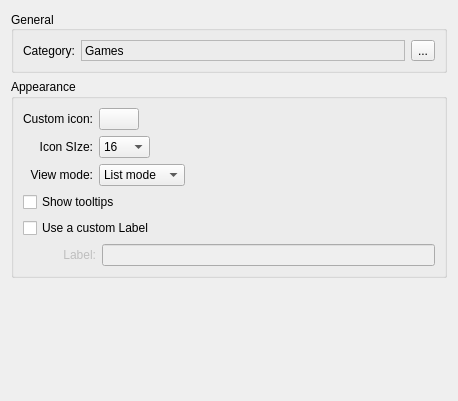
<ui version="4.0" >
 <class>QuickStarterConfig</class>
 <widget class="QWidget" name="QuickStarterConfig" >
  <property name="geometry" >
   <rect>
    <x>0</x>
    <y>0</y>
    <width>458</width>
    <height>401</height>
   </rect>
  </property>
  <property name="windowTitle" >
   <string>Form</string>
  </property>
  <layout class="QVBoxLayout" name="verticalLayout_3" >
   <item>
    <widget class="QGroupBox" name="groupBox" >
     <property name="title" >
      <string>General</string>
     </property>
     <property name="alignment" >
      <set>Qt::AlignLeading|Qt::AlignLeft|Qt::AlignVCenter</set>
     </property>
     <layout class="QVBoxLayout" name="verticalLayout" >
      <item>
       <layout class="QFormLayout" name="formLayout_2" >
        <property name="labelAlignment" >
         <set>Qt::AlignRight|Qt::AlignTrailing|Qt::AlignVCenter</set>
        </property>
        <property name="formAlignment" >
         <set>Qt::AlignLeading|Qt::AlignLeft|Qt::AlignTop</set>
        </property>
        <item row="0" column="0" >
         <widget class="QLabel" name="selectLabel" >
          <property name="text" >
           <string>Category:</string>
          </property>
          <property name="alignment" >
           <set>Qt::AlignRight|Qt::AlignTrailing|Qt::AlignVCenter</set>
          </property>
         </widget>
        </item>
        <item row="0" column="1" >
         <layout class="QHBoxLayout" name="horizontalLayout" >
          <item>
           <widget class="QLabel" name="categoryLabel" >
            <property name="sizePolicy" >
             <sizepolicy vsizetype="Preferred" hsizetype="Preferred" >
              <horstretch>0</horstretch>
              <verstretch>1</verstretch>
             </sizepolicy>
            </property>
            <property name="frameShape" >
             <enum>QFrame::StyledPanel</enum>
            </property>
            <property name="frameShadow" >
             <enum>QFrame::Sunken</enum>
            </property>
            <property name="text" >
             <string>Games</string>
            </property>
           </widget>
          </item>
          <item>
           <widget class="QToolButton" name="categorySelector" >
            <property name="text" >
             <string>...</string>
            </property>
           </widget>
          </item>
         </layout>
        </item>
       </layout>
      </item>
     </layout>
    </widget>
   </item>
   <item>
    <widget class="QGroupBox" name="groupBox_2" >
     <property name="title" >
      <string>Appearance</string>
     </property>
     <layout class="QVBoxLayout" name="verticalLayout_2" >
      <item>
       <layout class="QFormLayout" name="formLayout" >
        <property name="fieldGrowthPolicy" >
         <enum>QFormLayout::FieldsStayAtSizeHint</enum>
        </property>
        <property name="labelAlignment" >
         <set>Qt::AlignRight|Qt::AlignTrailing|Qt::AlignVCenter</set>
        </property>
        <property name="formAlignment" >
         <set>Qt::AlignLeading|Qt::AlignLeft|Qt::AlignTop</set>
        </property>
        <item row="0" column="0" >
         <widget class="QLabel" name="label_2" >
          <property name="sizePolicy" >
           <sizepolicy vsizetype="Expanding" hsizetype="Preferred" >
            <horstretch>0</horstretch>
            <verstretch>0</verstretch>
           </sizepolicy>
          </property>
          <property name="text" >
           <string>Custom icon:</string>
          </property>
          <property name="alignment" >
           <set>Qt::AlignRight|Qt::AlignTrailing|Qt::AlignVCenter</set>
          </property>
         </widget>
        </item>
        <item row="0" column="1" >
         <widget class="KIconButton" name="iconbutton" >
          <property name="sizePolicy" >
           <sizepolicy vsizetype="Preferred" hsizetype="Preferred" >
            <horstretch>0</horstretch>
            <verstretch>0</verstretch>
           </sizepolicy>
          </property>
          <property name="iconSize" >
           <number>48</number>
          </property>
         </widget>
        </item>
        <item row="1" column="0" >
         <widget class="QLabel" name="label" >
          <property name="sizePolicy" >
           <sizepolicy vsizetype="Expanding" hsizetype="Preferred" >
            <horstretch>0</horstretch>
            <verstretch>0</verstretch>
           </sizepolicy>
          </property>
          <property name="text" >
           <string>Icon SIze:</string>
          </property>
          <property name="alignment" >
           <set>Qt::AlignRight|Qt::AlignTrailing|Qt::AlignVCenter</set>
          </property>
         </widget>
        </item>
        <item row="1" column="1" >
         <widget class="QComboBox" name="iconSizeCombo" >
          <item>
           <property name="text" >
            <string>16</string>
           </property>
          </item>
          <item>
           <property name="text" >
            <string>22</string>
           </property>
          </item>
          <item>
           <property name="text" >
            <string>32</string>
           </property>
          </item>
          <item>
           <property name="text" >
            <string>48</string>
           </property>
          </item>
          <item>
           <property name="text" >
            <string>64</string>
           </property>
          </item>
          <item>
           <property name="text" >
            <string>128</string>
           </property>
          </item>
         </widget>
        </item>
        <item row="2" column="0" >
         <widget class="QLabel" name="label_3" >
          <property name="sizePolicy" >
           <sizepolicy vsizetype="Expanding" hsizetype="Preferred" >
            <horstretch>0</horstretch>
            <verstretch>0</verstretch>
           </sizepolicy>
          </property>
          <property name="text" >
           <string>View mode:</string>
          </property>
          <property name="alignment" >
           <set>Qt::AlignRight|Qt::AlignTrailing|Qt::AlignVCenter</set>
          </property>
         </widget>
        </item>
        <item row="2" column="1" >
         <widget class="QComboBox" name="viewModeCombo" >
          <item>
           <property name="text" >
            <string>List mode</string>
           </property>
          </item>
          <item>
           <property name="text" >
            <string>Icon mode</string>
           </property>
          </item>
         </widget>
        </item>
       </layout>
      </item>
      <item>
       <widget class="QCheckBox" name="tooltipBox" >
        <property name="text" >
         <string>Show tooltips</string>
        </property>
       </widget>
      </item>
      <item>
       <widget class="QCheckBox" name="customLabelBox" >
        <property name="text" >
         <string>Use a custom Label</string>
        </property>
       </widget>
      </item>
      <item>
       <layout class="QHBoxLayout" name="horizontalLayout_3" >
        <item>
         <spacer name="horizontalSpacer_5" >
          <property name="orientation" >
           <enum>Qt::Horizontal</enum>
          </property>
          <property name="sizeHint" stdset="0" >
           <size>
            <width>40</width>
            <height>20</height>
           </size>
          </property>
         </spacer>
        </item>
        <item>
         <widget class="QLabel" name="customLabel" >
          <property name="enabled" >
           <bool>false</bool>
          </property>
          <property name="text" >
           <string>Label:</string>
          </property>
          <property name="alignment" >
           <set>Qt::AlignRight|Qt::AlignTrailing|Qt::AlignVCenter</set>
          </property>
          <property name="buddy" >
           <cstring>customLabelEdit</cstring>
          </property>
         </widget>
        </item>
        <item>
         <widget class="QLineEdit" name="customLabelEdit" >
          <property name="enabled" >
           <bool>false</bool>
          </property>
          <property name="sizePolicy" >
           <sizepolicy vsizetype="Fixed" hsizetype="Expanding" >
            <horstretch>1</horstretch>
            <verstretch>0</verstretch>
           </sizepolicy>
          </property>
         </widget>
        </item>
       </layout>
      </item>
     </layout>
    </widget>
   </item>
   <item>
    <spacer name="verticalSpacer" >
     <property name="orientation" >
      <enum>Qt::Vertical</enum>
     </property>
     <property name="sizeHint" stdset="0" >
      <size>
       <width>20</width>
       <height>78</height>
      </size>
     </property>
    </spacer>
   </item>
  </layout>
 </widget>
 <customwidgets>
  <customwidget>
   <class>KIconButton</class>
   <extends>QPushButton</extends>
   <header>kicondialog.h</header>
  </customwidget>
 </customwidgets>
 <resources/>
 <connections/>
</ui>
